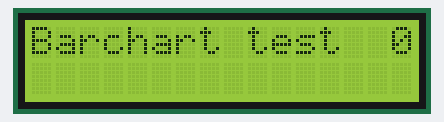
The sketch below on a simulated Arduino Uno, built with avr-gcc and run on an emulated ATmega328P. Parts: 16×2 character LCD. Random numbers use the default seed unless the sketch sets one.

Above: at 0.23 s.
At 10.4 s:
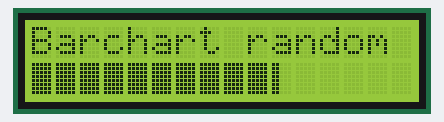
At 12.5 s:
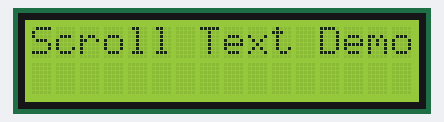
At 15.5 s:
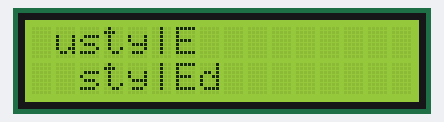
At 21.6 s:
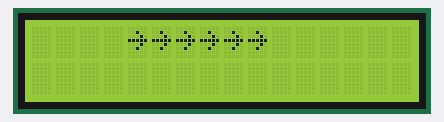
At 34.8 s:
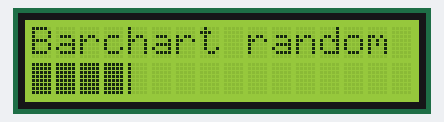

The sketch:

BarChart.ino
```cpp
// include the library code:
#include <LiquidCrystal.h>

// initialize the library with the numbers of the interface pins
//LiquidCrystal lcd(12, 11, 5, 4, 3, 2);
LiquidCrystal lcd(8, 9, 4, 5, 6, 7);

// make barchart custom characters:
byte b0[8] = {
  0b00000,
  0b00000,
  0b00000,
  0b00000,
  0b00000,
  0b00000,
  0b00000,
  0b00000
};
byte b1[8] = {
  0b10000,
  0b10000,
  0b10000,
  0b10000,
  0b10000,
  0b10000,
  0b10000,
  0b10000
};
byte b2[8] = {
  0b11000,
  0b11000,
  0b11000,
  0b11000,
  0b11000,
  0b11000,
  0b11000,
  0b11000
};
byte b3[8] = {
  0b11100,
  0b11100,
  0b11100,
  0b11100,
  0b11100,
  0b11100,
  0b11100,
  0b11100
};
byte b4[8] = {
  0b11110,
  0b11110,
  0b11110,
  0b11110,
  0b11110,
  0b11110,
  0b11110,
  0b11110
};
byte b5[8] = {
  0b11111,
  0b11111,
  0b11111,
  0b11111,
  0b11111,
  0b11111,
  0b11111,
  0b11111
};
byte b6[8] = {
  0b01111,
  0b01111,
  0b01111,
  0b01111,
  0b01111,
  0b01111,
  0b01111,
  0b01111
};
byte b7[8] = {
  0b00111,
  0b00111,
  0b00111,
  0b00111,
  0b00111,
  0b00111,
  0b00111,
  0b00111
};
byte b8[8] = {
  0b00011,
  0b00011,
  0b00011,
  0b00011,
  0b00011,
  0b00011,
  0b00011,
  0b00011
};
byte b9[8] = {
  0b00001,
  0b00001,
  0b00001,
  0b00001,
  0b00001,
  0b00001,
  0b00001,
  0b00001
};
// last shown barchart value
int BarLastBlocks = 0;
const int ScrollTextLength = 11;
String ScrollTextField[ScrollTextLength] = {
  "                ",
  "Scroll Text Demo",
  "                ",
  "rusty|          ",
  " usty|E         ",
  "  sty|Ed        ",
  "   ty|Edd       ",
  "    y|Eddy      ",
  "      Eddy      ",
  "~= Rusty Eddy =~",
  "    ~~~~~~      "
};

void setup() {
  // create a new character
  lcd.createChar(1, b0);
  lcd.createChar(2, b1);
  lcd.createChar(3, b2);
  lcd.createChar(4, b3);
  lcd.createChar(5, b4);
  lcd.createChar(6, b5);

  // set up the lcd's number of columns and rows:
  lcd.begin(16, 2);

  Serial.begin(115200);

}

void loop() {
  int barDelay=20;
  // Print a message to the lcd.
  lcd.setCursor(0, 0);
  lcd.print("Barchart test  ");
  // draw barchart
  // max barchart size = 16x5 = 80
  for (int j=0; j<1; j++){
    lcd.setCursor(15, 0);
    lcd.print(j);
    for (int i=0; i<80; i++) {
      DrawBar(i);
      delay(barDelay);
    }
    for (int i=80; i>=0; i--) {
      DrawBar(i);
      delay(barDelay);
    }
  }
  lcd.setCursor(0, 0);
  lcd.print("Barchart reverse");
  // draw barchart
  // max barchart size = 16x5 = 80
  for (int j=0; j<1; j++){
    for (int i=0; i<80; i++) {
      DrawBarLeft(i);
      delay(barDelay);
    }
    for (int i=80; i>=0; i--) {
      DrawBarLeft(i);
      delay(barDelay);
    }
  }
  lcd.setCursor(0, 0);
  BarLastBlocks=0;
  lcd.print("Barchart random ");
  for (int i=0; i<20; i++) {
    DrawBar(random(80));
    delay(100);
  }

  delay(1000);
  ScrollText(1000);
  delay(2000);
}

void DrawBar(int value) {
  int fullblocks;
  int rightblock;
  int cursorPos;

  lcd.createChar(2, b1);
  lcd.createChar(3, b2);
  lcd.createChar(4, b3);
  lcd.createChar(5, b4);

  lcd.setCursor(0, 1);

  // check value size and reset if neccessary
  if (value < 0) value = 0;
  if (value > 80) value = 80;
  // calulate number of full blocks
  fullblocks=0;
  while (fullblocks*5 < value) {
    fullblocks++;
  }
  fullblocks--;
  if (fullblocks < 0) fullblocks = 0;
  rightblock = value - fullblocks*5 + 1;
  cursorPos = fullblocks;
  if (BarLastBlocks < fullblocks) cursorPos = BarLastBlocks;
  lcd.setCursor(cursorPos, 1);
  for (int i=BarLastBlocks; i<fullblocks; i++) {
    lcd.write(6);
  }
  lcd.setCursor(fullblocks, 1);
  lcd.write(rightblock);
  for (int j=fullblocks+1; j<16; j++) {
    lcd.write(1);
  }
  BarLastBlocks = fullblocks;
}

void DrawBarLeft(int value) {
  int fullblocks;
  int rightblock;
  int cursorPos;

  lcd.createChar(2, b6);
  lcd.createChar(3, b7);
  lcd.createChar(4, b8);
  lcd.createChar(5, b9);

  lcd.setCursor(0, 1);

  value=80-value;
  // check value size and reset if neccessary
  if (value < 0) value = 0;
  if (value > 80) value = 80;
  // calulate number of full blocks
  fullblocks=0;
  while (fullblocks*5 < value) {
    fullblocks++;
  }
  fullblocks--;
  if (fullblocks < 0) fullblocks = 0;
  rightblock = value - fullblocks*5 + 1;
  cursorPos = fullblocks;
  if (BarLastBlocks < fullblocks) cursorPos = BarLastBlocks;
  lcd.setCursor(cursorPos, 1);
  for (int i=BarLastBlocks; i<fullblocks; i++) {
    lcd.write(1);
  }
  lcd.setCursor(fullblocks, 1);
  lcd.write(rightblock+5);
  for (int j=fullblocks+1; j<16; j++) {
    lcd.write(6);
  }
  BarLastBlocks = fullblocks;
}

void ScrollText (int sdelay) {
  String outp;
  int sline=0;
  for (int i=0; i<ScrollTextLength; i++) {
    sline=i;
    lcd.setCursor(0, 0);
    outp=ScrollTextField[sline];
    lcd.print(outp);
    sline=i+1;
    if (sline>=ScrollTextLength) sline = 0;
    lcd.setCursor(0, 1);
    outp=ScrollTextField[sline];
    lcd.print(outp);
    delay(sdelay);
  }
}
```

Measured:
- what the display in image 1 shows lasts 1.1 s, from 10.4 s to 11.5 s
- what the display in image 2 shows lasts 1.0 s, from 12.5 s to 13.5 s
- what the display in image 4 shows lasts 3.0 s, from 21.5 s to 24.5 s
